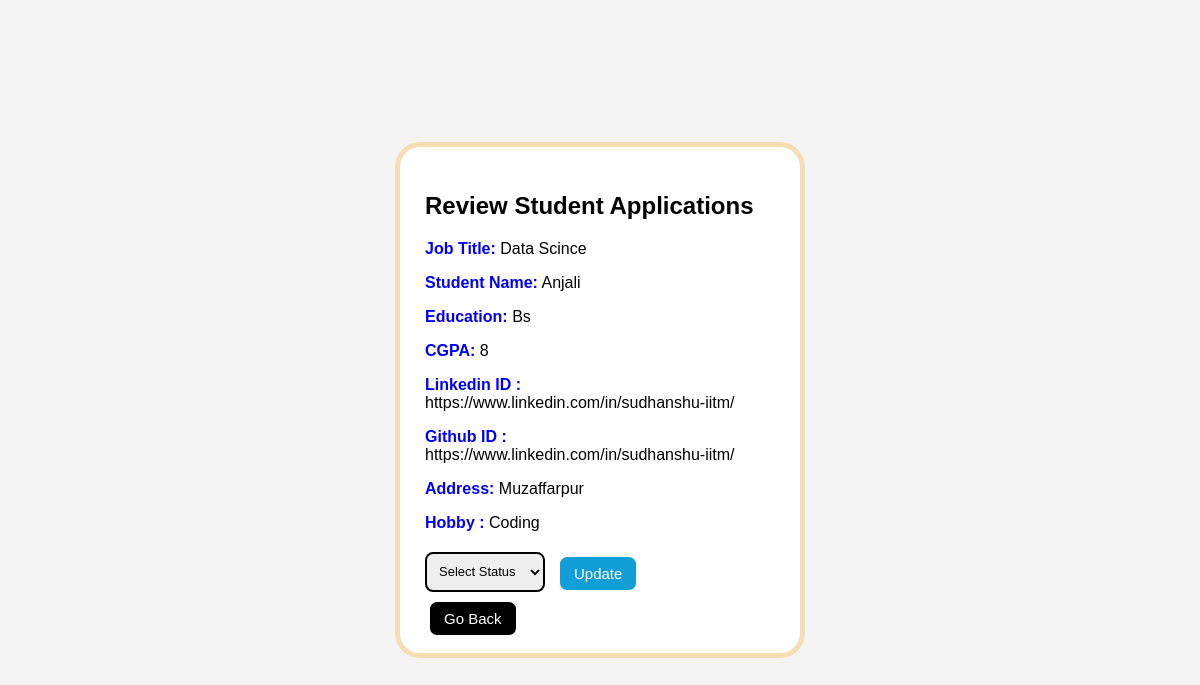
The app's page /review_std_appli/2/2 with its own data.
### application/models.py (models this page shows)
class Jobs(db.Model):
    __tablename__ = "jobs"
    id = db.Column(db.Integer, primary_key=True)
    company_id = db.Column(db.Integer, db.ForeignKey("company.id"), nullable=False)
    job_title = db.Column(db.String(50), nullable=False)
    job_description = db.Column(db.String(200) ,nullable=False)
    eligibility = db.Column(db.String(100) ,nullable=False)
    salary = db.Column(db.Integer ,nullable=False)
    location = db.Column(db.String(100),nullable=False)
    job_deadline = db.Column(db.Date)
    job_status = db.Column(db.String(20), default="pending", nullable=False)
    applications = db.relationship("Application", backref="jobs",cascade="all, delete")

class User(db.Model):
    __tablename__ = "user"
    id = db.Column(db.Integer, primary_key=True)
    full_name = db.Column(db.String(30), nullable=False)
    email = db.Column(db.String(50), unique=True, nullable=False)
    password = db.Column(db.String(50), nullable=False)
    education = db.Column(db.String(50))
    cgpa = db.Column(db.String(50))
    address = db.Column(db.String(50))
    linkdin = db.Column(db.String(100))
    github = db.Column(db.String(100))
    hobby = db.Column(db.String(100))
    type = db.Column(db.String(20), default="student", nullable=False)
    status = db.Column(db.String(20), default="active", nullable=False)
    applications = db.relationship("Application",backref="user",cascade="all, delete")

### application/controllers.py (the view)
@app.route("/review_std_appli/<int:std_id>/<int:job_id>",methods=["GET","POST"])
def review_std_appli(std_id,job_id):
    this_std=User.query.filter_by(id=std_id).first()
    this_job=Jobs.query.filter_by(id=job_id).first()
    return render_template("sdt_appli_comp.html",this_std=this_std,this_job=this_job)

### templates/sdt_appli_comp.html (shortened to what this page needs)
<!DOCTYPE html>
<html lang="en">
<head>
    <link rel="stylesheet" href="/static/Job_details.css">
</head>
<body>
<div class="job-card">
    <div class="job-left">
        <h2> Review Student Applications </h2>
        <p><strong class="label">Job Title:</strong> {{ this_job.job_title }}</p>
        <p><strong class="label">Student Name:</strong> {{ this_std.full_name }}</p>
        <p><strong class="label">Education:</strong> {{ this_std.education }}</p>
        <p><strong class="label">CGPA:</strong> {{ this_std.cgpa }}</p>
        <p><strong class="label">Linkedin ID :</strong> {{ this_std.linkdin }}</p>
        <p><strong class="label">Github ID :</strong> {{ this_std.github }}</p>
        <p><strong class="label">Address:</strong> {{ this_std.address }}</p>
        <p><strong class="label">Hobby :</strong> {{ this_std.hobby }}</p>
        <div class="actions">
            <form  action="/update_status/{{this_job.id}}/{{this_std.id}}" class="status-form" method="POST">
                <select name="status" class="status-dropdown">
                    <option value="">Select Status</option>
                </select>
                <input type="submit" value="Update" class="btn btn-blue">
            </form>
            <a href="/comp_appli/{{this_job.id}}/{{this_job.company_id}}" class="btn btn-black"> Go Back </a>
        </div>
    </div>
</div>
</body>
</html>

### static/Job_details.css (style rules this page uses)
body { background: #f4f4f4; font-family: Arial, sans-serif; }
.job-card { width: 350px; background: white; border: 5px solid wheat; display: flex; padding: 25px; border-radius: 25px; position: absolute; top: 50%; left: 50%; transform: translate(-50%, -50%); }
.label { color: blue; font-weight: bold; margin-top: 10px; }
.btn { border-radius: 6px; border: none; margin: 5px; cursor: pointer; font-size: 15px; }
.btn-blue { background-color: rgb(18, 159, 215); color: white; padding: 8px 14px; border-radius: 7px; text-decoration: none; margin-right: 10px; font-weight: 500; }
.btn-black { background-color: black; color: white; padding: 8px 14px; border-radius: 7px; text-decoration: none; margin-right: 10px; font-weight: 500; }
.actions { margin-top: 20px; }
.status-form { display: flex; gap: 10px; margin-bottom: 15px; }
.status-dropdown { padding: 8px; border: 2px solid black; border-radius: 8px; font-size: 13px; width: 120px; height: 40px; }

### records on screen
Jobs: job_title "Data Scince"
User: full_name "Anjali", education "Bs", cgpa "8", linkdin "https://www.linkedin.com/in/sudhanshu-iitm/", github "https://www.linkedin.com/in/sudhanshu-iitm/", address "Muzaffarpur", hobby "Coding"
